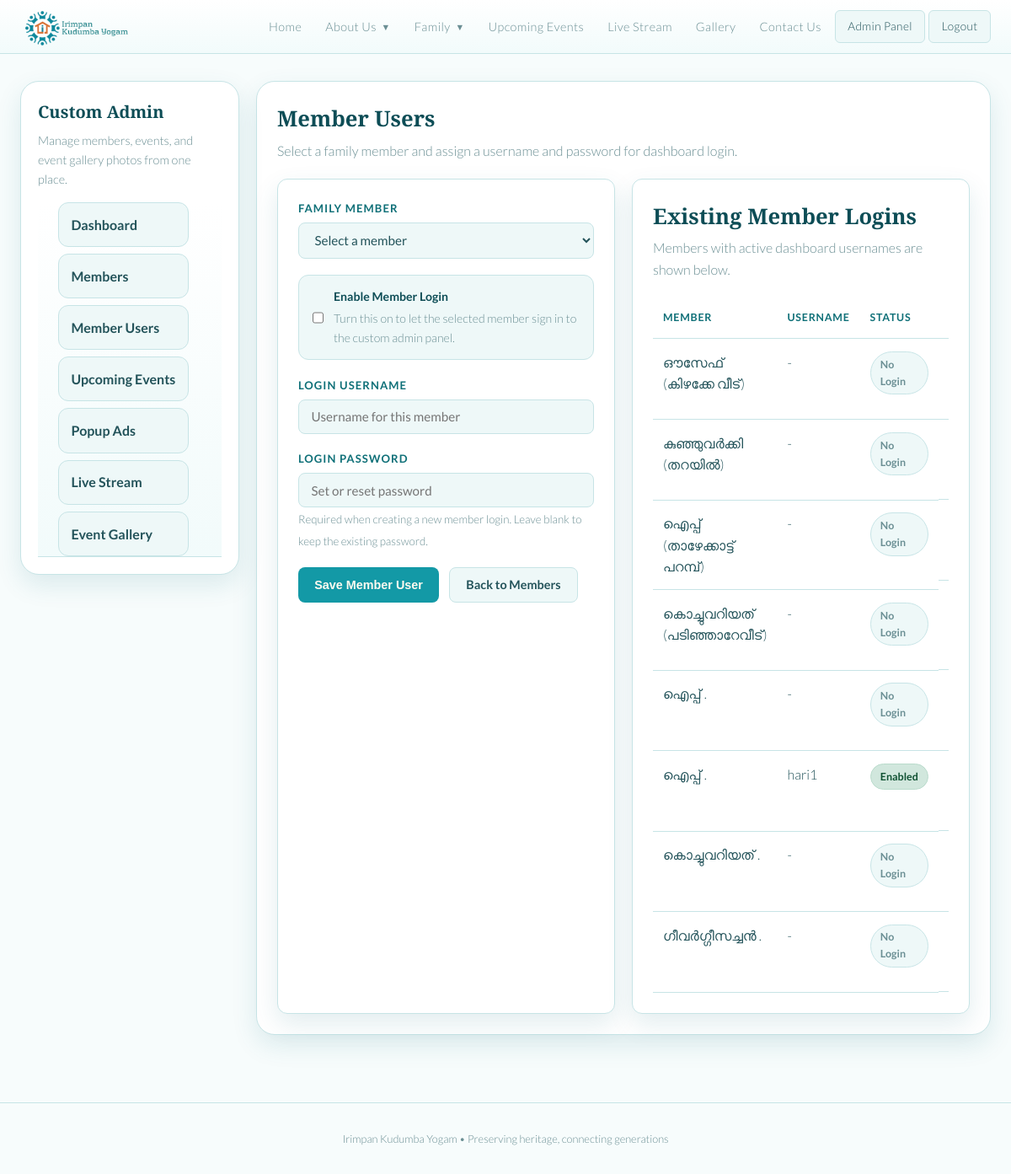
Screenshot of /admin-panel/member-users/ (signed in) with the database file from the repository.
### tree/models.py (models this page shows, shortened)
class Person(models.Model):
    GENDER_CHOICES = [
        ('M', 'Male'),
        ('F', 'Female'),
        ('O', 'Other'),
    ]
    first_name = models.CharField(max_length=100)
    last_name = models.CharField(max_length=100)
    gender = models.CharField(max_length=1, choices=GENDER_CHOICES, default='O')
    birth_date = models.DateField(null=True, blank=True)
    death_date = models.DateField(null=True, blank=True)
    birth_place = models.CharField(max_length=200, blank=True)
    email = models.EmailField(blank=True)
    phone = models.CharField(max_length=30, blank=True)
    blood_group = models.CharField(max_length=10, blank=True)
    current_address = models.TextField(blank=True)
    living_separately = models.BooleanField(default=False)
    bio = models.TextField(blank=True)
    photo = models.ImageField(upload_to='photos/', null=True, blank=True)
    father = models.ForeignKey(
        'self', null=True, blank=True,
        on_delete=models.SET_NULL,
        related_name='children_as_father'
    )
    mother = models.ForeignKey(
        'self', null=True, blank=True,
        on_delete=models.SET_NULL,
        related_name='children_as_mother'
    )
    spouse = models.ForeignKey(
        'self', null=True, blank=True,
        on_delete=models.SET_NULL,
        related_name='married_to'
    )
    user = models.OneToOneField(
        settings.AUTH_USER_MODEL,
        null=True,
        blank=True,
        on_delete=models.SET_NULL,
        related_name='family_member_profile',
    )
    created_at = models.DateTimeField(auto_now_add=True)
    class Meta:
        ordering = ['last_name', 'first_name']
    def __str__(self):
        return f"{self.first_name} {self.last_name}"
    @property
    def full_name(self):
        return f"{self.first_name} {self.last_name}"

### tree/views.py (the view)
# urls.py: path('admin-panel/member-users/', views.admin_member_users, name='admin_member_users'),
@members_required
def admin_member_users(request):
    selected_member = None
    if request.method == 'POST':
        form = MemberAccountForm(request.POST)
        if form.is_valid():
            member = form.save()
            if form.cleaned_data.get('allow_dashboard_login'):
                messages.success(request, f'Login account updated for {member.full_name}.')
            else:
                messages.success(request, f'Login access removed for {member.full_name}.')
            return redirect('admin_member_users')
        selected_member = form.cleaned_data.get('member')
    else:
        member_id = request.GET.get('member')
        initial = {}
        if member_id:
            try:
                selected_member = Person.objects.get(pk=member_id)
            except Person.DoesNotExist:
                selected_member = None
        if selected_member:
            initial = {
                'member': selected_member,
                'allow_dashboard_login': bool(selected_member.user),
                'login_username': selected_member.user.username if selected_member.user else '',
            }
        form = MemberAccountForm(initial=initial)
    people = Person.objects.select_related('user').all()
    return render(request, 'tree/admin_member_users.html', _admin_context(
        request,
        form=form,
        people=people,
        selected_member=selected_member,
    ))

### tree/forms.py (shortened to what this page needs)
class MemberAccountForm(forms.Form):
    member = forms.ModelChoiceField(
        queryset=Person.objects.all(),
        widget=forms.Select(attrs={'class': 'form-input'}),
        label='Family Member',
    )
    allow_dashboard_login = forms.BooleanField(
        required=False,
        label='Enable Member Login',
    )
    login_username = forms.CharField(
        required=False,
        max_length=150,
        label='Login Username',
        widget=forms.TextInput(attrs={'class': 'form-input', 'placeholder': 'Username for this member'}),
    )
    login_password = forms.CharField(
        required=False,
        label='Login Password',
        widget=forms.PasswordInput(attrs={'class': 'form-input', 'placeholder': 'Set or reset password'}),
        help_text='Required when creating a new member login. Leave blank to keep the existing password.',
    )
    def __init__(self, *args, **kwargs):
        super().__init__(*args, **kwargs)
        self.fields['member'].queryset = Person.objects.all().order_by('last_name', 'first_name')
        self.fields['member'].empty_label = 'Select a member'

### tree/views.py (called while the page is built)
def _is_admin_user(user):
    return user.is_authenticated and (user.is_staff or user.is_superuser)

def _is_family_member_user(user):
    return user.is_authenticated and user.groups.filter(name='family_member').exists()

def _can_access_admin_panel(user):
    return _is_admin_user(user) or _is_family_member_user(user)

def _can_manage_members(user):
    return _is_admin_user(user)

def _can_manage_events(user):
    return _is_admin_user(user) or user.has_perm('tree.add_event')

def _can_manage_gallery(user):
    return _is_admin_user(user) or user.has_perm('tree.add_galleryphoto')

def _can_manage_ads(user):
    return _can_access_admin_panel(user)

def _can_manage_live_stream(user):
    return _is_admin_user(user)

def _admin_context(request, **extra):
    context = {
        'can_manage_members': _can_manage_members(request.user),
        'can_manage_events': _can_manage_events(request.user),
        'can_manage_gallery': _can_manage_gallery(request.user),
        'can_manage_ads': _can_manage_ads(request.user),
        'can_manage_live_stream': _can_manage_live_stream(request.user),
        'is_admin_user': _is_admin_user(request.user),
        'is_family_member_user': _is_family_member_user(request.user),
    }
    context.update(extra)
    return context

### tree/templates/tree/admin_member_users.html (shortened to what this page needs)
{% extends "tree/admin_base.html" %}
{% block admin_content %}
<div class="admin-head">
  <div>
    <h1 class="section-title">Member Users</h1>
    <p>Select a family member and assign a username and password for dashboard login.</p>
  </div>
</div>
<div class="page-grid">
  <form method="post" class="card">
    <div class="form-group">
      <label class="form-label" for="{{ form.member.id_for_label }}">{{ form.member.label }}</label>
      {{ form.member }}
    </div>
    <div class="form-group">
      <div class="checkbox-field">
        {{ form.allow_dashboard_login }}
        <div class="checkbox-copy">
          <strong>Enable Member Login</strong>
          <span>Turn this on to let the selected member sign in to the custom admin panel.</span>
        </div>
      </div>
    </div>
    <div class="form-group">
      <label class="form-label" for="{{ form.login_username.id_for_label }}">{{ form.login_username.label }}</label>
      {{ form.login_username }}
    </div>
    <div class="form-group">
      <label class="form-label" for="{{ form.login_password.id_for_label }}">{{ form.login_password.label }}</label>
      {{ form.login_password }}
      {% if form.login_password.help_text %}<small class="muted">{{ form.login_password.help_text }}</small>{% endif %}
    </div>
    <div class="admin-actions">
      <button type="submit" class="btn btn-primary">Save Member User</button>
      <a href="{% url 'admin_members' %}" class="btn btn-secondary">Back to Members</a>
    </div>
  </form>
  <div class="card">
    <div class="admin-head">
      <div>
        <h2 class="section-title">Existing Member Logins</h2>
        <p>Members with active dashboard usernames are shown below.</p>
      </div>
    </div>
    <div class="admin-table-wrap">
      <table class="admin-table">
        <thead>
          <tr><th>Member</th><th>Username</th><th>Status</th><th>Actions</th></tr>
        </thead>
        <tbody>
          {% for person in people %}
          <tr>
            <td>{{ person.full_name }}</td>
            <td>{% if person.user %}{{ person.user.username }}{% else %}-{% endif %}</td>
            <td>
              {% if person.user %}
              <span class="status-pill {% if person.user.is_active %}active{% else %}inactive{% endif %}">
                {% if person.user.is_active %}Enabled{% else %}Disabled{% endif %}
              </span>
              {% else %}
              <span class="status-pill inactive">No Login</span>
              {% endif %}
            </td>
            <td class="admin-actions">
            </td>
          </tr>
          {% empty %}
          <tr><td colspan="4">No members found.</td></tr>
          {% endfor %}
        </tbody>
      </table>
    </div>
  </div>
</div>
{% endblock %}

### tree/templates/tree/base.html (style rules this page uses)
:root { --bg: #f7fcfc; --surface: #ffffff; --surface2: #eef8f8; --border: #c7e4e6; --gold: #1399a6; --gold-light: #28b8c2; --gold-dim: #0f7078; --cream: #0d4d56; --text: #23535a; --text-dim: #6b8f94; --male: #4a7fa8; --female: #a84a7f; --radius: 12px; --shadow: 0 12px 30px rgba(16, 111, 121, 0.12); }
* { box-sizing: border-box; margin: 0; padding: 0; }
body { background: var(--bg); color: var(--text); font-family: 'Lato', sans-serif; font-weight: 300; min-height: 100vh; line-height: 1.6; }
.card { background: var(--surface); border: 1px solid var(--border); border-radius: var(--radius); padding: 1.5rem; box-shadow: var(--shadow); }
.btn { display: inline-flex; align-items: center; gap: 0.4rem; padding: 0.55rem 1.2rem; border-radius: 8px; font-size: 0.9rem; font-weight: 700; cursor: pointer; border: none; text-decoration: none; transition: all 0.2s; }
.btn-primary { background: var(--gold); color: #fffaf0; }
.btn-secondary { background: var(--surface2); color: var(--text); border: 1px solid var(--border); }
.form-input { width: 100%; background: var(--surface2); border: 1px solid var(--border); border-radius: 8px; color: var(--text); padding: 0.65rem 0.9rem; font-family: 'Lato', sans-serif; font-size: 0.95rem; transition: border-color 0.2s; }
.form-input option { background: var(--surface2); }
.form-group { margin-bottom: 1.2rem; }
.form-label { display: block; font-size: 0.82rem; font-weight: 700; letter-spacing: 0.08em; text-transform: uppercase; color: var(--gold-dim); margin-bottom: 0.4rem; }
h1, h2, h3 { font-family: 'Playfair Display', serif; font-weight: 600; }
.section-title { font-family: 'Playfair Display', serif; font-size: 1.6rem; color: var(--cream); margin-bottom: 0.25rem; }
.page-grid { display: grid; grid-template-columns: repeat(auto-fit, minmax(220px, 1fr)); gap: 1rem; }
.muted { color: var(--text-dim); }

### tree/templates/tree/admin_base.html (style rules this page uses)
.admin-head { display: flex; justify-content: space-between; align-items: end; gap: 1rem; margin-bottom: 1.25rem; }
.admin-head p { color: var(--text-dim); }
.admin-table-wrap { overflow-x: auto; }
.admin-table { width: 100%; border-collapse: collapse; }
.admin-table th, .admin-table td { padding: 0.9rem 0.75rem; border-bottom: 1px solid var(--border); text-align: left; vertical-align: top; }
.admin-table th { color: var(--gold-dim); font-size: 0.78rem; text-transform: uppercase; letter-spacing: 0.06em; }
.admin-actions { display: flex; gap: 0.75rem; flex-wrap: wrap; }

### tree/templates/tree/admin_member_users.html (style rules this page uses)
.checkbox-field { display: flex; align-items: center; gap: 0.75rem; padding: 0.9rem 1rem; border: 1px solid var(--border); border-radius: 12px; background: var(--surface2); }
.checkbox-field input { width: 18px; height: 18px; accent-color: var(--gold); }
.checkbox-copy { color: var(--text-dim); font-size: 0.88rem; }
.checkbox-copy strong { display: block; color: var(--cream); margin-bottom: 0.2rem; }
.page-grid { display: grid; gap: 1.25rem; }
.status-pill { display: inline-flex; align-items: center; border-radius: 999px; padding: 0.3rem 0.7rem; font-size: 0.78rem; font-weight: 700; border: 1px solid var(--border); background: var(--surface2); }
.status-pill.active { color: #0f5132; background: #d1e7dd; border-color: #badbcc; }
.status-pill.inactive { color: var(--text-dim); }

### rows the page displays
Person: full_name "ഔസേഫ് (കിഴക്കേ വീട്)", shows "No Login"
Person: full_name "കുഞ്ഞുവർക്കി (തറയിൽ)", shows "No Login"
Person: full_name "ഐപ്പ് (താഴേക്കാട്ട് പറമ്പ്)", shows "No Login"
Person: full_name "കൊച്ചുവറിയത് (പടിഞ്ഞാറേവീട്)", shows "No Login"
Person: full_name "ഐപ്പ് .", shows "No Login"
Person: full_name "ഐപ്പ് .", user.username "hari1", shows "Enabled"
Person: full_name "കൊച്ചുവറിയത് .", shows "No Login"
Person: full_name "ഗീവർഗ്ഗീസച്ചൻ .", shows "No Login"
